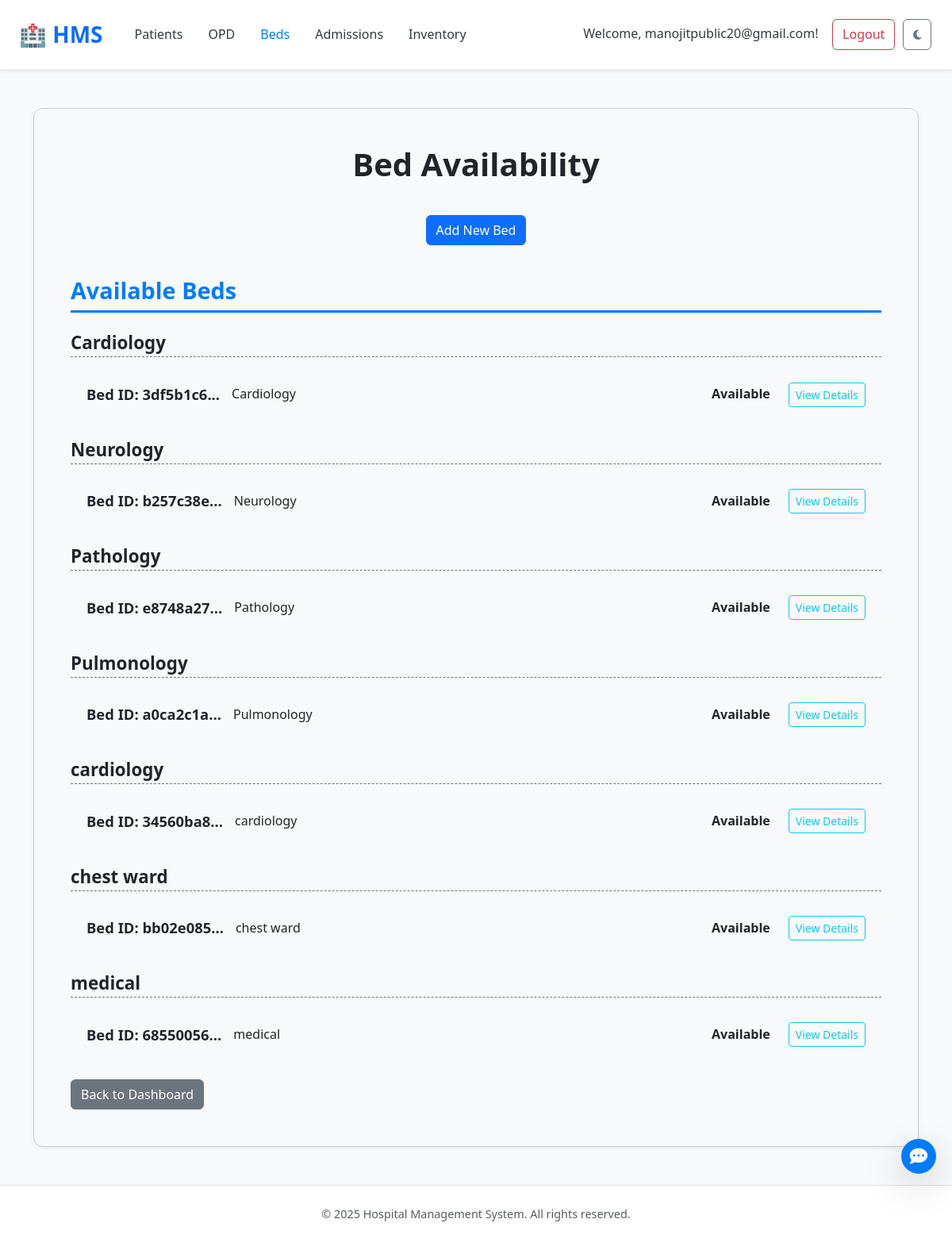
Page /beds (signed in) on the committed database.
### tables this page shows
CREATE TABLE beds (
    bed_id TEXT PRIMARY KEY,
    ward TEXT NOT NULL,
    bed_number TEXT NOT NULL,
    bed_type TEXT,
    status TEXT NOT NULL DEFAULT 'Available',
    current_patient_id TEXT,
    FOREIGN KEY (current_patient_id) REFERENCES patients(patient_id)
);

### app.py (the view)
@app.route('/beds')
def list_beds():
    conn = None # Initialize conn to None
    cursor = None # Initialize cursor to None
    beds_list = [] # Initialize list to store fetched beds
    try:
        conn = get_db()
        cursor = conn.cursor()
        query = """
            SELECT
                bed_id,
                ward,
                bed_number,
                bed_type,
                status
            FROM beds
            ORDER BY
                CASE status -- Custom order: 'Available' first, then 'Occupied'
                    WHEN 'Available' THEN 1
                    WHEN 'Occupied' THEN 2
                    ELSE 3 -- For any other unexpected statuses
                END ASC,
                ward ASC, -- Then order by ward alphabetically
                bed_number ASC; -- Then order by bed number (might need natural sort if bed_number is text like '1A', '10')
        """
        cursor.execute(query)
        beds_list = cursor.fetchall() # Fetch all results
    except sqlite3.Error as e:
        print(f"Database error fetching bed list: {e}")
        flash(f"Error loading bed availability: {e}", "danger")
        beds_list = [] # Return empty list on error
    except Exception as e:
        print(f"General error fetching bed list: {e}")
        flash(f"An unexpected error occurred while loading beds: {e}", "danger")
        beds_list = [] # Return empty list on error
    finally:
        if conn:
            close_db(conn) # Ensure connection is closed
    grouped_beds = {'Available': {}, 'Occupied': {}}
    for bed in beds_list:
        status = bed['status']
        ward = bed['ward']
        if status in grouped_beds:
            if ward not in grouped_beds[status]:
                grouped_beds[status][ward] = []
            grouped_beds[status][ward].append(bed)
    return render_template('list_beds.html',
                           grouped_beds=grouped_beds)

### app.py (called while the page is built)
def get_db():
    conn = sqlite3.connect(DATABASE)
    conn.row_factory = sqlite3.Row
    return conn

### templates/list_beds.html (shortened to what this page needs)
<!DOCTYPE html>
<html lang="en">
<head>
    <link href="https://cdn.jsdelivr.net/npm/bootstrap@5.3.3/dist/css/bootstrap.min.css" rel="stylesheet">
    <link href="https://cdn.jsdelivr.net/npm/aos@2.3.4/dist/aos.css" rel="stylesheet">
    <link rel="stylesheet" href="https://cdnjs.cloudflare.com/ajax/libs/font-awesome/6.5.0/css/all.min.css" />
    <link rel="stylesheet" href="{{ url_for('static', filename='style.css') }}">
    <link rel="stylesheet" href="{{ url_for('static', filename='index_style.css') }}">
</head>
<body {% if g.get('theme')=='dark' %}data-bs-theme="dark" {% endif %}>
    <nav class="navbar navbar-expand-lg navbar-light bg-white shadow-sm px-4" data-aos="fade-down">
        <a class="navbar-brand fw-bold text-primary" href="{{ url_for('index') }}">🏥 HMS</a>
        <div class="collapse navbar-collapse justify-content-between" id="navbarNav">
            <ul class="navbar-nav">
                {% if session.get('user_id') %}
                <li class="nav-item">
                    <a class="nav-link {% if request.endpoint == 'list_patients' %}active{% endif %}"
                        href="{{ url_for('list_patients') }}">Patients</a>
                </li>
                <li class="nav-item">
                    <a class="nav-link {% if request.endpoint == 'view_opd_queue' %}active{% endif %}"
                        href="{{ url_for('view_opd_queue') }}">OPD</a>
                </li>
                <li class="nav-item">
                    <a class="nav-link {% if request.endpoint == 'list_beds' %}active{% endif %}"
                        href="{{ url_for('list_beds') }}">Beds</a>
                </li>
                <li class="nav-item">
                    <a class="nav-link {% if request.endpoint == 'list_admissions' %}active{% endif %}"
                        href="{{ url_for('list_admissions') }}">Admissions</a>
                </li>
                <li class="nav-item">
                    <a class="nav-link {% if request.endpoint == 'view_inventory' %}active{% endif %}"
                        href="{{ url_for('view_inventory') }}">Inventory</a>
                </li>
                {% endif %}
            </ul>
            <ul class="navbar-nav">
                {% if session.get('user_id') %}
                <li class="nav-item">
                    <a class="nav-link navbar-text me-2" href="{{ url_for('view_profile') }}" style="cursor: pointer;">
                        Welcome, {{ session.get('user_email') }}!
                    </a>
                </li>
                <li class="nav-item">
                    <a class="btn btn-outline-danger" href="{{ url_for('logout') }}">Logout</a>
                </li>
                {% endif %}
                <li class="nav-item">
                    <button id="darkModeToggle" class="btn btn-outline-secondary ms-2" title="Toggle Dark Mode"
                        aria-label="Toggle Dark Mode">
                        <i class="fas fa-moon moon-icon"></i>
                    </button>
                </li>
            </ul>
        </div>
    </nav>
    <div class="container my-5">
        <div class="bed-list-container card shadow-sm">
            <div class="card-body">
                <h1>Bed Availability</h1>
                {% if session.get('user_type') == 'hospital' %}
                <div class="add-bed-button-container">
                    <a href="{{ url_for('add_bed') }}" class="btn btn-primary">Add New Bed</a>
                </div>
                {% endif %}
                {% if grouped_beds is none or (grouped_beds['Available'] | length == 0 and grouped_beds['Occupied'] | length == 0) %}
                    <p class="text-center text-muted">No beds registered yet.</p>
                {% else %}
                    {% if grouped_beds['Available'] %}
                        <h2 class="status-group-heading available-beds-heading">Available Beds</h2>
                        {% for ward, beds_in_ward in grouped_beds['Available'].items() %}
                            <h3 class="ward-heading">{{ ward }}</h3>
                            {% for bed in beds_in_ward %}
                                <div class="bed-entry" data-bed-id="{{ bed['bed_id'] }}">
                                    <div class="bed-entry-header">
                                        <div class="bed-info">
                                             <h5>Bed ID: {{ bed['bed_id'][:8] }}...</h5>
                                             <span class="bed-ward">{{ bed['ward'] if bed['ward'] is not none else 'N/A' }}</span>
                                        </div>
                                        <div class="bed-status-and-toggle">
                                            <span class="bed-status-span status-{{ bed['status'] }}">{{ bed['status'] }}</span>
                                            <button class="btn btn-sm btn-outline-info toggle-details-btn" type="button"
                                                    data-bs-toggle="collapse"
                                                    data-bs-target="#bedDetails_{{ bed['bed_id'] }}"
                                                    aria-expanded="false"
                                                    aria-controls="bedDetails_{{ bed['bed_id'] }}">
                                            </button>
                                        </div>
                                    </div>
                                </div>
                            {% endfor %}
                        {% endfor %}
                    {% endif %}
                {% endif %}
                <div class="mt-4">
                    <a href="{{ url_for('index') }}" class="btn btn-secondary">Back to Dashboard</a>
                </div>
            </div>
        </div>
    </div>
    <footer class="bg-white border-top py-4 text-center" data-aos="fade-up">
        <div class="container">
            <p class="mb-0 text-muted">&copy; 2025 Hospital Management System. All rights reserved.</p>
        </div>
    </footer>
    <div id="chatbot-container">
        <button id="chatbot-toggle-btn" class="btn btn-primary rounded-circle shadow-lg">
            <i class="fas fa-comment-dots"></i>
        </button>
    </div>
</body>
</html>

### static/style.css (style rules this page uses)
html { scroll-behavior: smooth; }
:root { --primary-color: #007bff; --primary-darker: #0056b3; --secondary-color: #6c757d; --light-bg: #f8f9fa; --dark-text: #343a40; --card-border-color: #eee; }
body { font-family: 'Segoe UI', Tahoma, Geneva, Verdana, sans-serif; color: var(--dark-text); background-color: var(--light-bg); line-height: 1.6; }
.navbar { background-color: white !important; border-bottom: 1px solid var(--card-border-color); padding: 1rem 2rem; }
.navbar { position: sticky; top: 0; z-index: 999; }
.nav-item { display: flex; justify-content: center; text-align: center; }
.navbar-brand { font-size: 1.75rem; font-weight: bold; color: var(--primary-color); }
.navbar-nav .nav-link { color: var(--dark-text); margin-left: 1rem; padding: 0.5rem 1rem; }
.navbar-nav .nav-link:hover, .navbar-nav .nav-link.active { color: var(--primary-color); font-weight: 500; }
.navbar-nav .btn { margin: 0.1rem; }
footer { color: #777; font-size: 0.9rem; }

### static/index_style.css (style rules this page uses)
body { opacity: 0; transition: opacity 0.5s ease-in-out; }
body.loaded { opacity: 1; }
.card { transition: transform 0.3s ease, box-shadow 0.3s ease; }
#darkModeToggle { transition: all 0.3s ease; font-size: 14px; padding: 8px 12px; }
#chatbot-toggle-btn { position: fixed; bottom: calc(20px + 56px + 10px); right: 20px; z-index: 1052; width: 44px; height: 44px; border-radius: 50%; background-color: #007bff; color: white; border: none; display: flex; align-items: center; justify-content: center; cursor: pointer; box-shadow: 0 4px 8px rgba(0, 0, 0, 0.2); transition: all 0.3s ease; font-size: 1.4rem; }
#chatbot-toggle-btn i { color: inherit; }

### templates/list_beds.html (style rules this page uses)
.bed-list-container { margin-top: 30px; padding: 30px; background-color: var(--card-bg-color); border-radius: 12px; box-shadow: 0 5px 15px rgba(0, 0, 0, 0.1); }
.bed-list-container h1 { text-align: center; margin-bottom: 40px; color: var(--text-color); font-weight: 700; }
.bed-entry { border: 1px solid var(--border-color); margin-bottom: 15px; border-radius: 8px; overflow: hidden; background-color: var(--card-inner-bg-color); transition: border-color 0.3s ease, box-shadow 0.3s ease; }
.bed-entry-header { padding: 15px 20px; background-color: var(--card-header-bg); border-bottom: 1px solid var(--border-color); display: flex; justify-content: space-between; align-items: center; transition: background-color 0.3s ease; }
.bed-entry-header .bed-info { display: flex; align-items: center; flex-grow: 1; margin-right: 15px; }
.bed-entry-header h5 { margin-bottom: 0; color: var(--text-color); font-weight: 600; font-size: 1.15rem; margin-right: 15px; }
.bed-entry-header .bed-ward { font-size: 1em; color: var(--secondary-text-color); }
.bed-entry-header .bed-status-and-toggle { display: flex; align-items: center; flex-shrink: 0; }
.bed-status-span { font-weight: bold; padding: 4px 8px; border-radius: 4px; display: inline-block; min-width: 80px; text-align: center; margin-right: 15px; }
.bed-status-span.status-Available { background-color: var(--success-color-light); color: var(--success-color-dark); }
.status-group-heading { margin-top: 40px; margin-bottom: 20px; padding-bottom: 8px; border-bottom: 3px solid var(--primary-color); color: var(--primary-color); font-size: 1.8rem; font-weight: 700; }
.ward-heading { margin-top: 25px; margin-bottom: 15px; padding-bottom: 3px; border-bottom: 1px dashed var(--secondary-color); color: var(--text-color); font-size: 1.4rem; font-weight: 600; }
.add-bed-button-container { display: flex; justify-content: center; text-align: center; margin-bottom: 20px; }

### rows in the picture
beds: ward "Cardiology", bed "3df5b1c6", status "Available"
beds: ward "Neurology", bed "b257c38e", status "Available"
beds: ward "Pathology", bed "e8748a27", status "Available"
beds: ward "Pulmonology", bed "a0ca2c1a", status "Available"
beds: ward "cardiology", bed "34560ba8", status "Available"
beds: ward "chest ward", bed "bb02e085", status "Available"
beds: ward "medical", bed "68550056", status "Available"

### other values in the picture
{{ session.get('user_email') }} "manojitpublic20@gmail.com"
